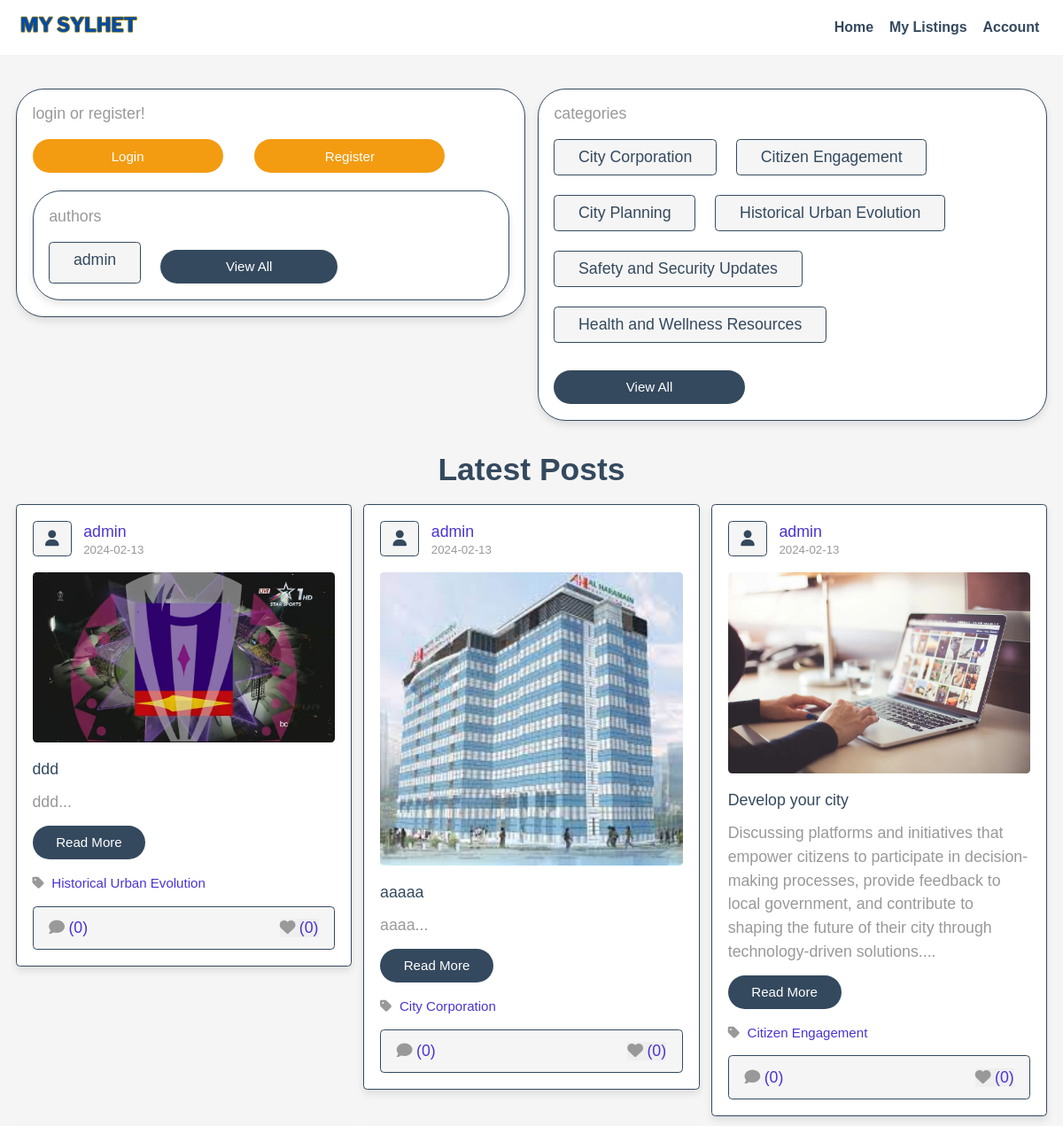
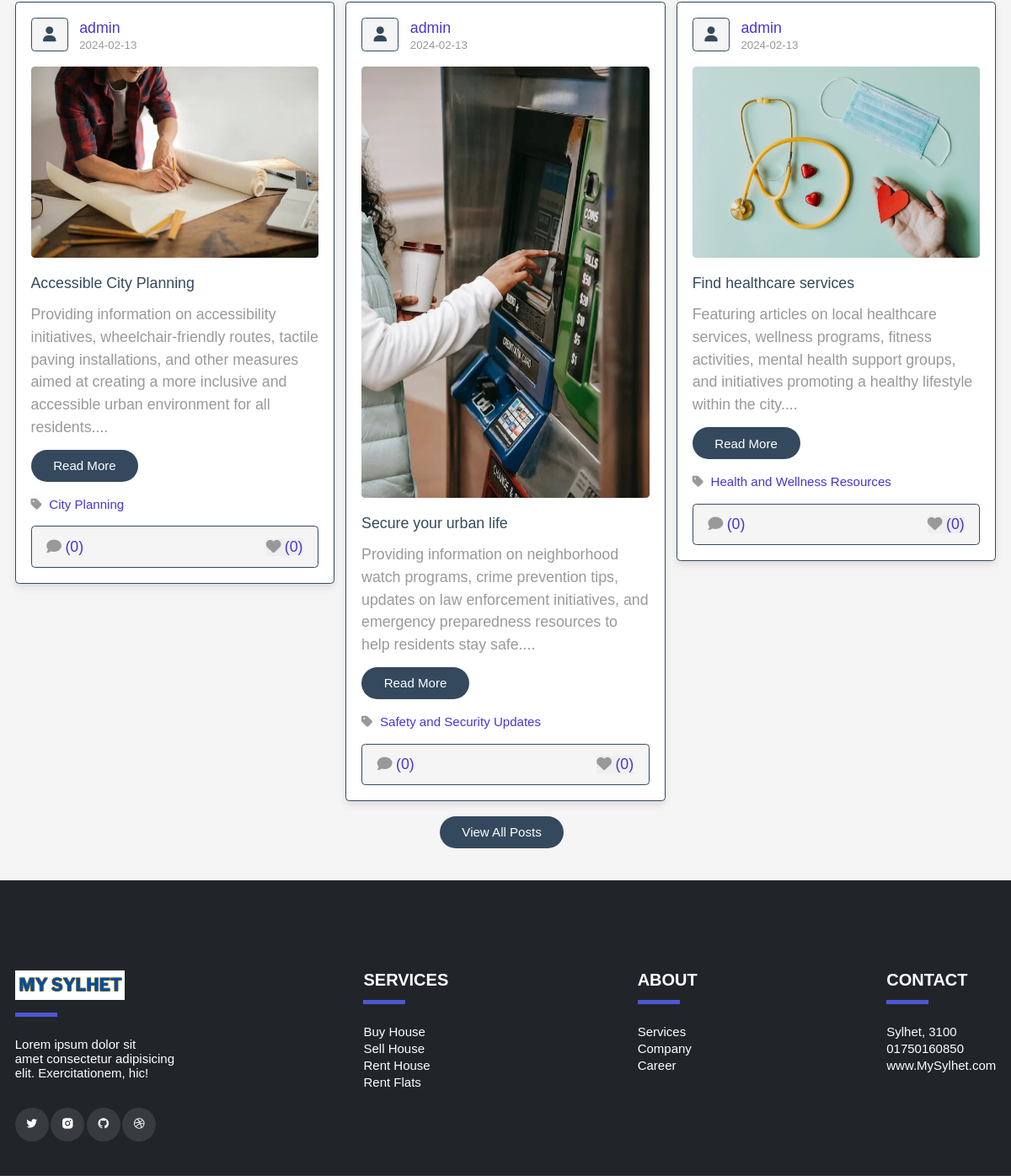
The app's page /project/home.php with its own data (2 pictures, top to bottom).
### tables this page shows
CREATE TABLE `posts` (
  `id` int(100) NOT NULL,
  `admin_id` int(100) NOT NULL,
  `name` varchar(100) NOT NULL,
  `title` varchar(100) NOT NULL,
  `content` varchar(10000) NOT NULL,
  `category` varchar(50) NOT NULL,
  `image` varchar(100) NOT NULL,
  `date` date NOT NULL DEFAULT current_timestamp(),
  `status` varchar(10) NOT NULL
);

### project/home.php (the view, shortened to what this page needs)
<?php
include 'components/connect.php';
if (isset($_SESSION['user_id'])) {
    $user_id = $_SESSION['user_id'];
} else {
    $user_id = '';
};
?>
<!DOCTYPE html>
<html lang="en">
<head>
    <link rel="stylesheet" href="https://cdnjs.cloudflare.com/ajax/libs/font-awesome/6.1.1/css/all.min.css">
    <link rel="stylesheet" href="css/style.css">
</head>
<body>
    <?php include 'components/user_header.php'; ?>
    <section class="home-grid">
        <br><br>
        <div class="box-container">
            <div class="box">
                <?php
                $select_profile = $conn->prepare("SELECT * FROM `users` WHERE id = ?");
                $select_profile->execute([$user_id]);
                if ($select_profile->rowCount() > 0) {
                    $fetch_profile = $select_profile->fetch(PDO::FETCH_ASSOC);
                    $count_user_comments = $conn->prepare("SELECT * FROM `comments` WHERE user_id = ?");
                    $count_user_comments->execute([$user_id]);
                    $total_user_comments = $count_user_comments->rowCount();
                    $count_user_likes = $conn->prepare("SELECT * FROM `likes` WHERE user_id = ?");
                    $count_user_likes->execute([$user_id]);
                    $total_user_likes = $count_user_likes->rowCount();
                ?>
                <p> welcome <span><?= $fetch_profile['name']; ?></span></p>
                <p>total comments : <span><?= $total_user_comments; ?></span></p>
                <p>posts liked : <span><?= $total_user_likes; ?></span></p>
                <a href="update.php" class="btn">update profile</a>
                <div class="flex-btn">
                    <a href="user_likes.php" class="option-btn">likes</a>
                    <a href="user_comments.php" class="option-btn">comments</a>
                </div>
                <?php
                } else {
                ?>
                <p class="name">login or register!</p>
                <div class="flex-btn">
                    <a href="login.php" class="option-btn">login</a>
                    <a href="register.php" class="option-btn">register</a>
                </div>
                <?php
                }
                ?><br><br>
                <div class="box">
                    <p>authors</p>
                    <div class="flex-box">
                        <?php
                        $select_authors = $conn->prepare("SELECT DISTINCT name FROM `admin` LIMIT 10");
                        $select_authors->execute();
                        if ($select_authors->rowCount() > 0) {
                            while ($fetch_authors = $select_authors->fetch(PDO::FETCH_ASSOC)) {
                        ?>
                        <a href="author_posts.php?author=<?= $fetch_authors['name']; ?>"
                            class="links"><?= $fetch_authors['name']; ?></a>
                        <?php
                            }
                        } else {
                            echo '<p class="empty">no posts added yet!</p>';
                        }
                        ?>
                        <a href="authors.php" class="btn">view all</a>
                    </div>
                </div>
            </div>
            <div class="box">
                <p>categories</p>
                <div class="flex-box">
                    <a href="category.php?category=City Corporation" class="links">City Corporation</a>
                    <a href="category.php?category=Citizen Engagement" class="links">Citizen Engagement</a>
                    <a href="category.php?category=City Planning" class="links">City Planning</a>
                    <a href="category.php?category=Historical Urban Evolution" class="links">Historical Urban
                        Evolution</a>
                    <a href="category.php?category=Safety and Security Updates" class="links">Safety and Security
                        Updates</a>
                    <a href="category.php?category=Health and Wellness Resources" class="links">Health and Wellness
                        Resources</a>
                    <a href="all_category.php" class="btn">view all</a>
                </div>
            </div>
        </div>
    </section>
    <section class="posts-container">
        <h1 class="heading">latest posts</h1>
        <div class="box-container">
            <?php
            $select_posts = $conn->prepare("SELECT * FROM `posts` WHERE status = ? LIMIT 6 ");
            $select_posts->execute(['active']);
            if ($select_posts->rowCount() > 0) {
                while ($fetch_posts = $select_posts->fetch(PDO::FETCH_ASSOC)) {
                    $post_id = $fetch_posts['id'];
                    $count_post_comments = $conn->prepare("SELECT * FROM `comments` WHERE post_id = ?");
                    $count_post_comments->execute([$post_id]);
                    $total_post_comments = $count_post_comments->rowCount();
                    $count_post_likes = $conn->prepare("SELECT * FROM `likes` WHERE post_id = ?");
                    $count_post_likes->execute([$post_id]);
                    $total_post_likes = $count_post_likes->rowCount();
                    $confirm_likes = $conn->prepare("SELECT * FROM `likes` WHERE user_id = ? AND post_id = ?");
                    $confirm_likes->execute([$user_id, $post_id]);
            ?>
            <form class="box" method="post">
                <div class="post-admin">
                    <i class="fas fa-user"></i>
                    <div>
                        <a href="author_posts.php?author=<?= $fetch_posts['name']; ?>"><?= $fetch_posts['name']; ?></a>
                        <div><?= $fetch_posts['date']; ?></div>
                    </div>
                </div>
                <?php
                        if ($fetch_posts['image'] != '') {
                        ?>
                <img src="uploaded_img/<?= $fetch_posts['image']; ?>" class="post-image" alt="">
                <?php
                        }
                        ?>
                <div class="post-title"><?= $fetch_posts['title']; ?></div>
                <div class="post-content content-150"><?= $fetch_posts['content']; ?></div>
                <a href="view_post.php?post_id=<?= $post_id; ?>" class="inline-btn">read more</a>
                <a href="category.php?category=<?= $fetch_posts['category']; ?>" class="post-cat"> <i
                        class="fas fa-tag"></i> <span><?= $fetch_posts['category']; ?></span></a>
                <div class="icons">
                    <a href="view_post.php?post_id=<?= $post_id; ?>"><i
                            class="fas fa-comment"></i><span>(<?= $total_post_comments; ?>)</span></a>
                    <button type="submit" name="like_post"><i class="fas fa-heart"
                            style="<?php if ($confirm_likes->rowCount() > 0) {
                                                                                                        echo 'color:var(--red);';
                                                                                                    } ?>  "></i><span>(<?= $total_post_likes; ?>)</span></button>
                </div>
            </form>
            <?php
                }
            } else {
                echo '<p class="empty">no posts added yet!</p>';
            }
            ?>
        </div>
        <div class="more-btn" style="text-align: center; margin-top:1rem;">
            <a href="posts.php" class="inline-btn">view all posts</a>
        </div>
    </section>
    <?php include 'components/footer.php'; ?>
</body>
</html>

### project/components/user_header.php (shortened to what this page needs)
<header class="header">
   <nav class="navbar nav-2">
      <section class="flex">
         <div class="logo">
            <a href="../Homepage/index.html">
               <img src="./images/MySylhet.png" alt="Your Logo" width="140px">
            </a>
         </div>
         <div class="menu">
            <ul>
               <li><a href="home.php">Home</a></li>
               <li><a href="#">My Listings</a>
               </li>
               <li><a href="#">Account</a>
                     <?php if ($user_id != '') { ?>
                        <li><a href="components/user_logout.php" onclick="return confirm('logout from this section?');">Logout</a>
                        <?php } ?></li>
                  </ul>
         </div>
      </section>
   </nav>
</header>

### project/components/footer.php (shortened to what this page needs)
<!DOCTYPE html>
<html lang="en">
<head>
  <link href="https://cdn.jsdelivr.net/npm/remixicon@2.5.0/fonts/remixicon.css" rel="stylesheet">
</head>
<body>
  <footer class="footer">
    <section class="footer-top">
      <div class="col-lg-3 col-sm-6">
        <a href="#"><img src="./images/MySylhet.png" alt="" width="130px"></a>
        <div class="line"></div>
        <p>Lorem ipsum dolor sit <br>
          amet consectetur adipisicing <br>elit.
          Exercitationem, hic!</p>
        <div class="social-icons">
          <a href="#"><i class="ri-twitter-fill"></i></a>
          <a href="#"><i class="ri-instagram-fill"></i></a>
          <a href="#"><i class="ri-github-fill"></i></a>
          <a href="#"><i class="ri-dribbble-fill"></i></a>
        </div>
      </div>
      <div class="col-lg-3 col-sm-6">
        <h5 class=" text-white ">SERVICES</h5>
        <div class="line"></div>
        <ul>
          <li><a href="#">Buy House</a></li>
          <li><a href="#">Sell House</a></li>
          <li><a href="#">Rent House</a></li>
          <li><a href="#">Rent Flats</a></li>
        </ul>
      </div>
      <div class="col-lg-3 col-sm-6">
        <h5>ABOUT</h5>
        <div class="line"></div>
        <ul>
          <li><a href="#">Services</a></li>
          <li><a href="#">Company</a></li>
          <li><a href="#">Career</a></li>
        </ul>
      </div>
      <div class="col-lg-3 col-sm-6">
        <h5 class="mb-0 text-white">CONTACT</h5>
        <div class="line"></div>
        <ul>
          <li>Sylhet, 3100</li>
          <li>01750160850</li>
          <li>www.MySylhet.com</li>
        </ul>
      </div>
    </section>
  </footer>
</body>
</html>

### records on screen
posts: name "admin", date "2024-02-13", image (picture), title "ddd", content "ddd", category "Historical Urban Evolution", total_post_comments "0", total_post_likes "0"
posts: name "admin", date "2024-02-13", image (picture), title "aaaaa", content "aaaa", category "City Corporation", total_post_comments "0", total_post_likes "0"
posts: name "admin", date "2024-02-13", image (picture), title "Develop your city", content "Discussing platforms and initiatives that empower citizens to participate in decision-making processes, provide feedback to local government, and contribute to shaping the future of their city through technology-driven solutions.", category "Citizen Engagement", total_post_comments "0", total_post_likes "0"
posts: name "admin", date "2024-02-13", image (picture), title "Accessible City Planning", content "Providing information on accessibility initiatives, wheelchair-friendly routes, tactile paving installations, and other measures aimed at creating a more inclusive and accessible urban environment for all residents.", category "City Planning", total_post_comments "0", total_post_likes "0"
posts: name "admin", date "2024-02-13", image (picture), title "Secure your urban life", content "Providing information on neighborhood watch programs, crime prevention tips, updates on law enforcement initiatives, and emergency preparedness resources to help residents stay safe.", category "Safety and Security Updates", total_post_comments "0", total_post_likes "0"
posts: name "admin", date "2024-02-13", image (picture), title "Find healthcare services", content "Featuring articles on local healthcare services, wellness programs, fitness activities, mental health support groups, and initiatives promoting a healthy lifestyle within the city.", category "Health and Wellness Resources", total_post_comments "0", total_post_likes "0"

### other values on screen
$fetch_authors['name'] "admin"
